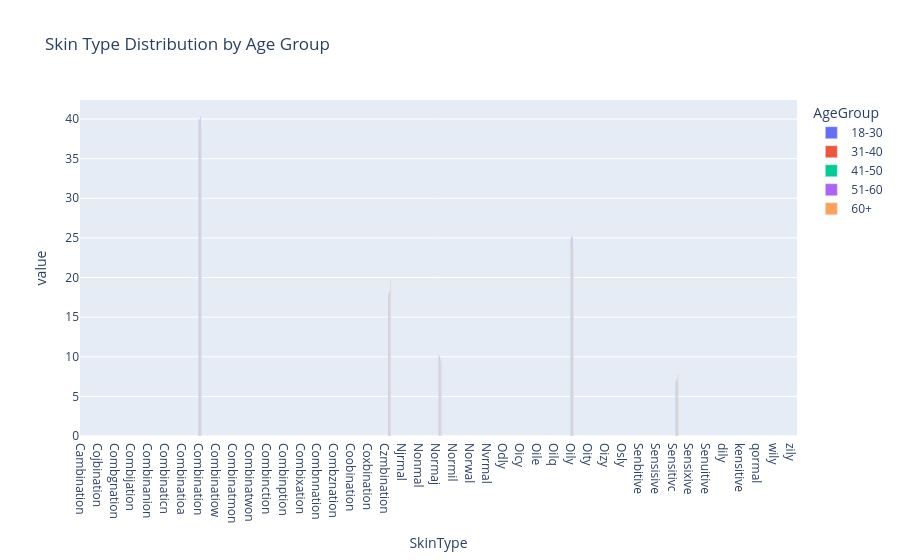

The notebook cell saved with this chart:
### Markdown cell above
### 6. Grouped 2D bar

### Code cell
skin_dist = pd.crosstab(df['AgeGroup'], df['SkinType'], normalize='index') * 100
skin_dist = skin_dist.reset_index().melt(id_vars='AgeGroup')

fig3 = px.bar(
    skin_dist,
    x='SkinType',
    y='value',
    color='AgeGroup',
    barmode='group',
    title="Skin Type Distribution by Age Group"
)

fig3.show()

### Figure 1 — Plotly figure (JSON) as saved in the notebook; plotly's stock layout.template omitted (floating-point values rounded to 4 significant figures; data arrays with more than 128 entries replaced by an {"elided": "..."} marker saying what was removed)
{"data": [{"alignmentgroup": "True", "hovertemplate": "AgeGroup=18-30<br>SkinType=%{x}<br>value=%{y}<extra></extra>", "legendgroup": "18-30", "marker": {"color": "#636efa", "pattern": {"shape": ""}}, "name": "18-30", "offsetgroup": "18-30", "orientation": "v", "showlegend": true, "textposition": "auto", "type": "bar", "x": {"elided": "212 str values"}, "xaxis": "x", "y": {"elided": "212 float values"}, "yaxis": "y"}, {"alignmentgroup": "True", "hovertemplate": "AgeGroup=31-40<br>SkinType=%{x}<br>value=%{y}<extra></extra>", "legendgroup": "31-40", "marker": {"color": "#EF553B", "pattern": {"shape": ""}}, "name": "31-40", "offsetgroup": "31-40", "orientation": "v", "showlegend": true, "textposition": "auto", "type": "bar", "x": {"elided": "212 str values"}, "xaxis": "x", "y": {"elided": "212 float values"}, "yaxis": "y"}, {"alignmentgroup": "True", "hovertemplate": "AgeGroup=41-50<br>SkinType=%{x}<br>value=%{y}<extra></extra>", "legendgroup": "41-50", "marker": {"color": "#00cc96", "pattern": {"shape": ""}}, "name": "41-50", "offsetgroup": "41-50", "orientation": "v", "showlegend": true, "textposition": "auto", "type": "bar", "x": {"elided": "212 str values"}, "xaxis": "x", "y": {"elided": "212 float values"}, "yaxis": "y"}, {"alignmentgroup": "True", "hovertemplate": "AgeGroup=51-60<br>SkinType=%{x}<br>value=%{y}<extra></extra>", "legendgroup": "51-60", "marker": {"color": "#ab63fa", "pattern": {"shape": ""}}, "name": "51-60", "offsetgroup": "51-60", "orientation": "v", "showlegend": true, "textposition": "auto", "type": "bar", "x": {"elided": "212 str values"}, "xaxis": "x", "y": {"elided": "212 float values"}, "yaxis": "y"}, {"alignmentgroup": "True", "hovertemplate": "AgeGroup=60+<br>SkinType=%{x}<br>value=%{y}<extra></extra>", "legendgroup": "60+", "marker": {"color": "#FFA15A", "pattern": {"shape": ""}}, "name": "60+", "offsetgroup": "60+", "orientation": "v", "showlegend": true, "textposition": "auto", "type": "bar", "x": {"elided": "212 str values"}, "xaxis": "x", "y": {"elided": "212 float values"}, "yaxis": "y"}], "layout": {"barmode": "group", "legend": {"title": {"text": "AgeGroup"}, "tracegroupgap": 0}, "title": {"text": "Skin Type Distribution by Age Group"}, "xaxis": {"anchor": "y", "domain": [0, 1], "title": {"text": "SkinType"}}, "yaxis": {"anchor": "x", "domain": [0, 1], "title": {"text": "value"}}}}
